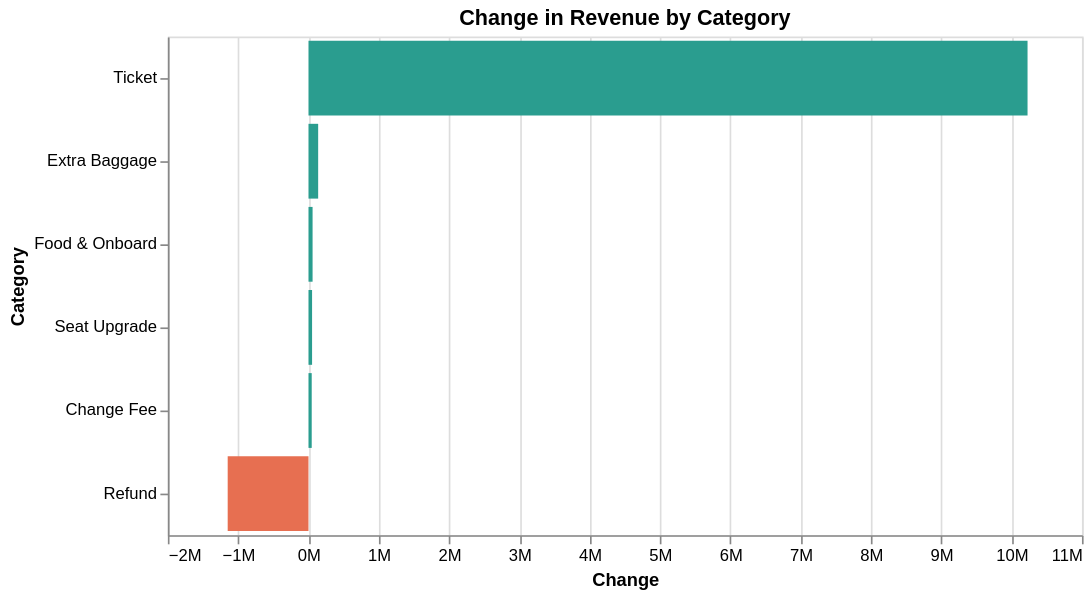

Notebook code cell kept with this figure:
### Code cell
revenue_change = revenue_categories.set_index("Fiscal_Year").T

# Calculate difference between years
revenue_change["Change"] = revenue_change[2026] - revenue_change[2025]

# Convert index into a Category column
revenue_change = revenue_change.reset_index().rename(
    columns={"index": "Category"}
)

# Plot only the necessary columns
alt.Chart(revenue_change[["Category", "Change"]]).mark_bar().encode(
    y=alt.Y("Category:N", sort="-x"),
    x=alt.X("Change:Q", axis=alt.Axis(format="~s")),
    color=alt.condition(
        alt.datum.Change >= 0,
        alt.value("#2A9D8F"),
        alt.value("#E76F51")
    ),
    tooltip=[
        "Category",
        alt.Tooltip("Change:Q", format="$,.0f")
    ]
).properties(
    title="Change in Revenue by Category",
    width=550,
    height=300
)

### Figure 1 — Vega-Lite specification as saved in the notebook (floating-point values rounded to 4 significant figures)
{"config": {"view": {"continuousWidth": 300, "continuousHeight": 300}}, "data": {"name": "data-5c76d70ff10ede6a0748e725fb13b0e8"}, "mark": {"type": "bar"}, "encoding": {"color": {"condition": {"test": "(datum.Change >= 0)", "value": "#2A9D8F"}, "value": "#E76F51"}, "tooltip": [{"field": "Category", "type": "nominal"}, {"field": "Change", "format": "$,.0f", "type": "quantitative"}], "x": {"axis": {"format": "~s"}, "field": "Change", "type": "quantitative"}, "y": {"field": "Category", "sort": "-x", "type": "nominal"}}, "height": 300, "title": "Change in Revenue by Category", "width": 550, "$schema": "https://vega.github.io/schema/vega-lite/v5.20.1.json", "datasets": {"data-5c76d70ff10ede6a0748e725fb13b0e8": [{"Category": "Ticket", "Change": 10230000.0}, {"Category": "Extra Baggage", "Change": 137600.0}, {"Category": "Seat Upgrade", "Change": 50980.0}, {"Category": "Change Fee", "Change": 45850.0}, {"Category": "Food & Onboard", "Change": 58110.0}, {"Category": "Refund", "Change": -1149000.0}]}}
